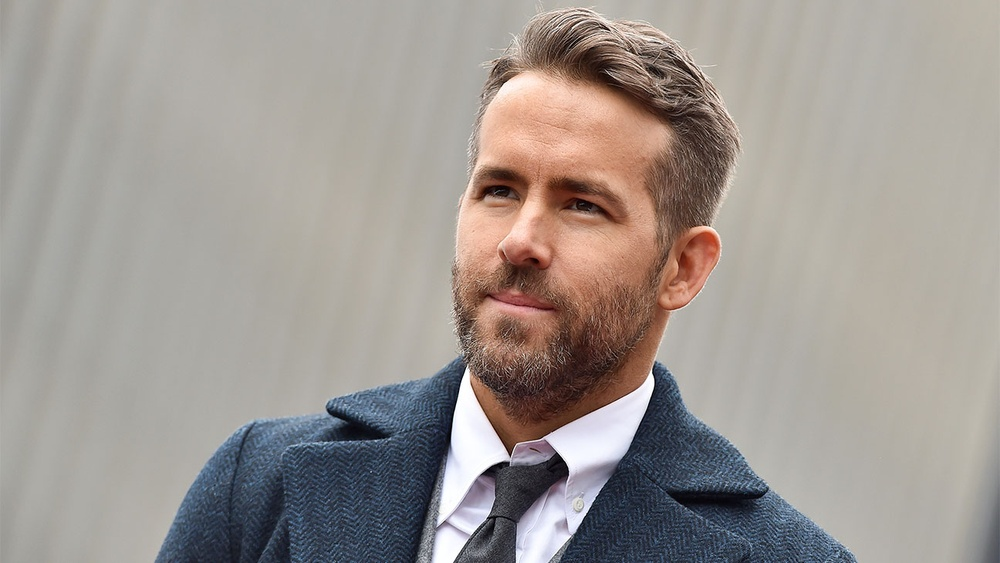
#> input picture ryan.jpg, 1000 x 563 px, shrunk from 1296 x 730 before the run
$ python matchFeatures.py
#> lines starting #> are read from the running program, lines starting #| are printed output that depends on the picture
import cv2
import numpy as np

fullImg = cv2.imread("ryan.jpg")
#> fullImg is the input picture: shape (563, 1000, 3); mean B, G, R 146, 151.1, 158.1
image = cv2.imread("ryan2.jpg")
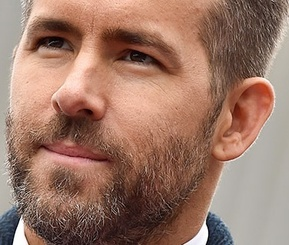
#> input picture ryan2.jpg, 289 x 245 px, shrunk from 375 x 318 before the run
#> image is the input picture: shape (245, 289, 3); mean B, G, R 103.4, 119.4, 156.1

ratio=0.75
reprojThresh=4.0

# create a SIFT object
sift = cv2.xfeatures2d.SIFT_create()
# find keypoints and compute descriptors
(kps1,descriptors1) = sift.detectAndCompute(image,None)
#> kps1 = 200 keypoints; strongest (x, y, size): (56, 36, 27.1), (126, 47, 30.5), (77, 121, 28.6), (38, 43, 10.7)
(kps2,descriptors2) = sift.detectAndCompute(fullImg,None)
#> kps2 = 828 keypoints; strongest (x, y, size): (556, 469, 17.9), (503, 185, 27.9), (649, 383, 8.1), (492, 472, 10)

matcher = cv2.DescriptorMatcher_create("BruteForce")
rawMatches = matcher.knnMatch(descriptors1,descriptors2,2)
#> rawMatches = 200 matches
matches = []

for m,n in rawMatches:
    # ensure the distance is within a certain ratio of each other (i.e. Lowe's ratio test)
    if m.distance < 0.7 * n.distance:
        matches.append(m)
#> after the loop, matches = 136 matches

# compute homography which requires at least 4 matches
if len(matches) > 4:
    # construct the two sets of points
    pts1 = np.float32([kps1[m.queryIdx].pt for m in matches]).reshape(-1, 1, 2)
#> pts1 = 136 rows, first 8: [6.07, 155.6], [6.42, 210.4], [7.52, 172.1], [8.7, 123], [9.5, 159.9], [10.93, 207.1], [11.23, 163.3], [12.06, 157.3]
    pts2 = np.float32([kps2[m.trainIdx].pt for m in matches]).reshape(-1, 1, 2)
#> pts2 = 136 rows, first 8: [452.1, 304.7], [452.4, 359.4], [453.6, 321.1], [454.7, 271.9], [455.5, 308.9], [456.9, 356.1], [457.2, 312.3], [458, 306.3]

    # compute the homography between the two sets of points
    # we want to find the transformation matrix between the each keypoint from A and B so that we know
    # how to transform the second image to align with the first image
    (H, status) = cv2.findHomography(pts1, pts1, cv2.RANSAC,reprojThresh)
#> H = [[1, 6.11e-17, -3.38e-14], [-7.59e-16, 1, 9.96e-15], [-6.62e-18, -7.27e-19, 1]]; status = 136 values from 1 to 1
    matchesMask = status.ravel().tolist()
#> matchesMask = 136 values from 1 to 1

    h, w = image.shape[:2]
#> h = 245; w = 289
    pts = np.float32([[0, 0], [0, h - 1], [w - 1, h - 1], [w - 1, 0]]).reshape(-1, 1, 2)
#> pts = [[0, 0], [0, 244], [288, 244], [288, 0]]
    dst = cv2.perspectiveTransform(pts, H)
#> dst = [[-3.38e-14, 9.96e-15], [-1.89e-14, 244], [288, 244], [288, -2.09e-13]]

    draw_params = dict(matchColor=(0, 255, 0),  # draw matches in green color
                       singlePointColor=None,
                       matchesMask=matchesMask,  # draw only inliers
                       flags=2)
#> draw_params = 4 items

    img3 = cv2.drawMatches(image, kps1, fullImg, kps2, matches, None, **draw_params)
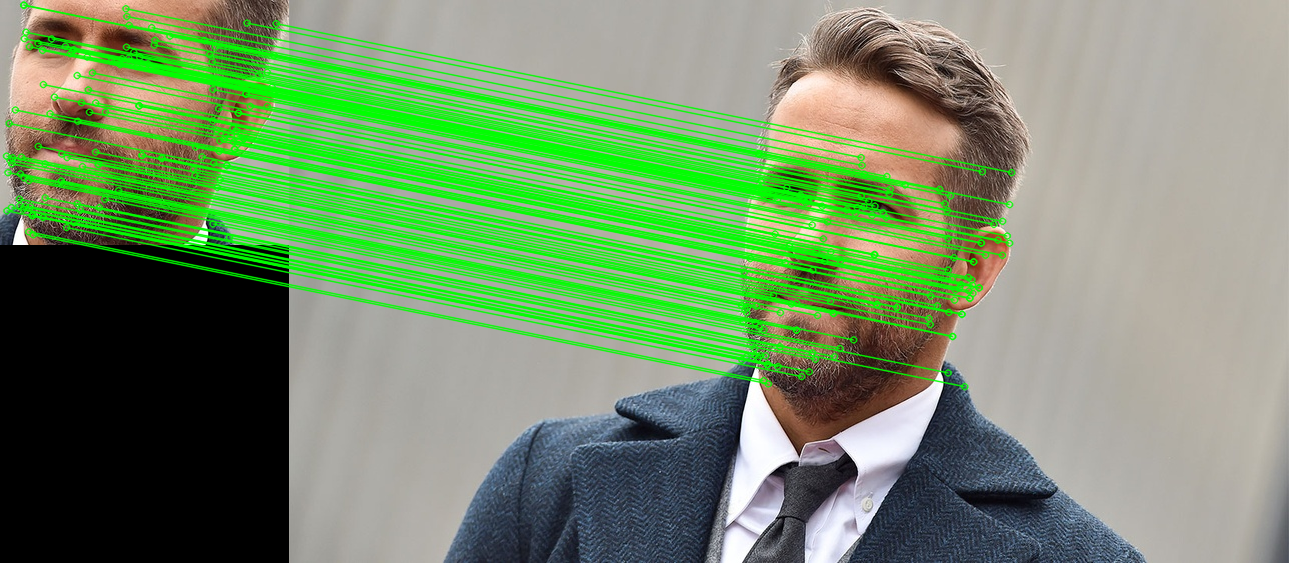
#> img3: shape (563, 1289, 3); mean B, G, R 104.8, 143.8, 115.4
    cv2.imshow("Matches",img3)
    cv2.waitKey(0)

else:
    print("Not enough matches found!")
